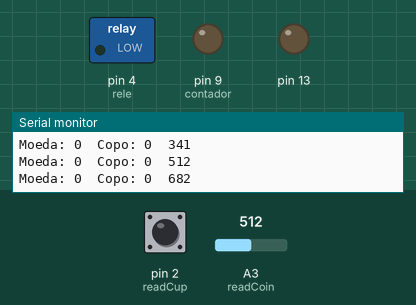
A sketch run on a simulated Arduino Uno, built with avr-gcc and run on an emulated ATmega328P. Shown: switched loads named in the sketch (green lamp = pin HIGH), output pins drawn as LEDs (lit = HIGH), the last lines printed to the serial monitor. Dashed ring = blinking. Inputs (shaded band) come from the test bench; at power-on: A3 (readCoin) = 512, pin 2 (readCup) LOW.

Above: at 1.2 s.
1.3 s: A3 (readCoin) set to 610
2.9 s: pin 2 (readCup) pulled HIGH for 3.2 s
At 3.7 s:
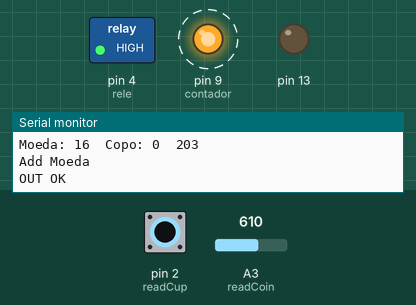
7.6 s: pin 2 (readCup) pulled HIGH for 0.15 s
At 8.3 s:
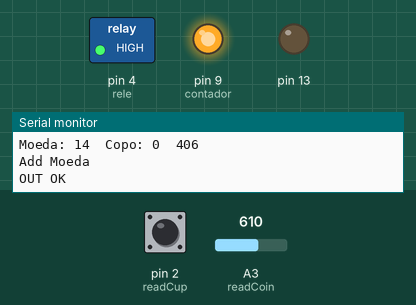
10.7 s: A3 (readCoin) set to 664
13.7 s: A3 (readCoin) set to 682
Timing chart, 0 to 16.7 s (numbered marks = the images above; inputs shaded):
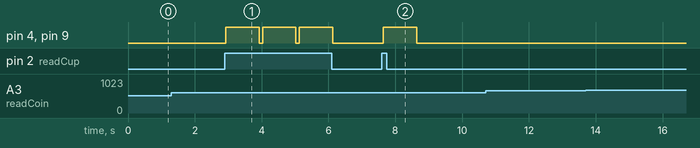

Measured:
- after the input at 2.9 s, pin 4 (rele), pin 9 (contador): alternates HIGH for 1.0 s and LOW for 0.10 s, starting at once
- after the input at 7.6 s, pin 4 (rele), pin 9 (contador): LOW → HIGH at once, → LOW 1.0 s later

The sketch:

Pinga2507.ino
```cpp
#define rele 4
#define contador 9
#define readCoin 3
#define readCup 2
int i, cont, test, erro;
bool coin, cup;
void setup() {
  // put your setup code here, to run once:
  Serial.begin(9600);
  Serial.println("Iniciando");
  pinMode(readCup, INPUT);
  pinMode(13,OUTPUT);
  pinMode(contador,OUTPUT);
  pinMode(rele,OUTPUT);
}

void loop() {
  if ( erro < 900){
      if (analogRead(readCoin) >= 600){
        cont = cont + 1;
        Serial.println("Add Moeda");
      }

      if (cont >= 1){
        coin = true;
      }else{
        coin = false;
      }
      if (digitalRead(readCup) == 1){
         cup = true;
      }else{
          cup = false;
      }
     if (analogRead(readCoin) < 700){
        if (coin == true){
          if (cup == true){
            Serial.println("OUT OK");
            digitalWrite(rele,HIGH);
            digitalWrite(contador,HIGH);
            delay(1000);
            digitalWrite(rele,LOW);
            digitalWrite(contador,LOW);
            cont = 0;
          }
        }
     }

     test = test + analogRead(readCoin);
     i = i + 1;
     erro = test/3;

      Serial.print("Moeda: ");
      Serial.print(cont);
      Serial.print("  Copo: ");
      Serial.print(cup);
      Serial.print("  ");
      Serial.println(erro);
      delay(100);
      if (i == 4){
        i = 0;
        test = 0;
      }
  }else{
    Serial.println(erro);
    if (analogRead(readCoin) < 600){
      erro = 0;
      cont = 0;
    }
  }
}
```
